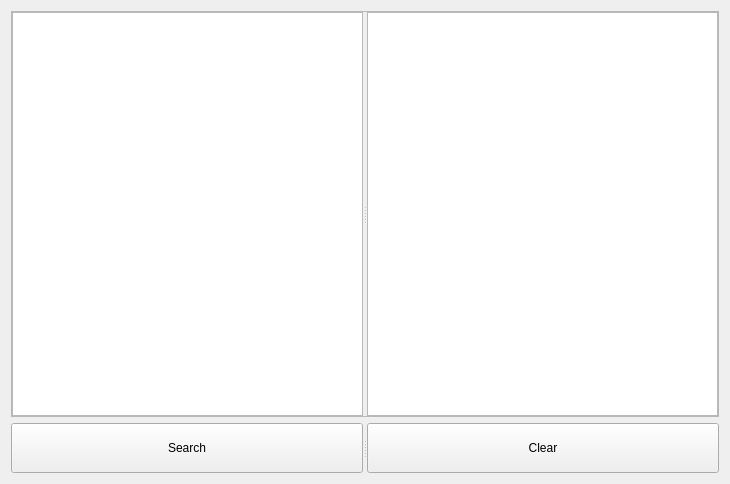
<?xml version="1.0" encoding="UTF-8"?>
<ui version="4.0">
 <class>Form</class>
 <widget class="QWidget" name="Form">
  <property name="geometry">
   <rect>
    <x>0</x>
    <y>0</y>
    <width>730</width>
    <height>484</height>
   </rect>
  </property>
  <property name="windowTitle">
   <string>Form</string>
  </property>
  <layout class="QGridLayout" name="gridLayout">
   <item row="0" column="0">
    <widget class="QSplitter" name="splitter">
     <property name="frameShape">
      <enum>QFrame::StyledPanel</enum>
     </property>
     <property name="frameShadow">
      <enum>QFrame::Raised</enum>
     </property>
     <property name="orientation">
      <enum>Qt::Horizontal</enum>
     </property>
     <property name="childrenCollapsible">
      <bool>false</bool>
     </property>
     <widget class="QTableView" name="searchView">
      <property name="toolTip">
       <string>fields to search with (must be exact)</string>
      </property>
     </widget>
     <widget class="QListView" name="resultsView">
      <property name="toolTip">
       <string>view your results</string>
      </property>
     </widget>
    </widget>
   </item>
   <item row="1" column="0">
    <widget class="QSplitter" name="splitter_2">
     <property name="minimumSize">
      <size>
       <width>0</width>
       <height>30</height>
      </size>
     </property>
     <property name="maximumSize">
      <size>
       <width>16777215</width>
       <height>50</height>
      </size>
     </property>
     <property name="orientation">
      <enum>Qt::Horizontal</enum>
     </property>
     <widget class="QPushButton" name="search">
      <property name="maximumSize">
       <size>
        <width>16777215</width>
        <height>50</height>
       </size>
      </property>
      <property name="text">
       <string>Search</string>
      </property>
     </widget>
     <widget class="QPushButton" name="clear">
      <property name="maximumSize">
       <size>
        <width>16777215</width>
        <height>50</height>
       </size>
      </property>
      <property name="text">
       <string>Clear</string>
      </property>
     </widget>
    </widget>
   </item>
  </layout>
 </widget>
 <resources/>
 <connections/>
</ui>
